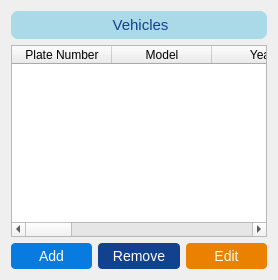
      <widget class="QWidget" name="vehiclePage">
       <layout class="QGridLayout" name="gridLayout_6">
        <item row="1" column="0" colspan="3">
         <widget class="QTableWidget" name="busesTableWidget">
          <column>
           <property name="text">
            <string>Plate Number</string>
           </property>
          </column>
          <column>
           <property name="text">
            <string>Model</string>
           </property>
          </column>
          <column>
           <property name="text">
            <string>Year</string>
           </property>
          </column>
          <column>
           <property name="text">
            <string>Mileage</string>
           </property>
          </column>
          <column>
           <property name="text">
            <string>Company</string>
           </property>
          </column>
          <column>
           <property name="text">
            <string>RentalCost</string>
           </property>
          </column>
          <column>
           <property name="text">
            <string>Consumption</string>
           </property>
          </column>
          <column>
           <property name="text">
            <string>Seats</string>
           </property>
          </column>
          <column>
           <property name="text">
            <string>Status</string>
           </property>
          </column>
          <column>
           <property name="text">
            <string>Contract Date</string>
           </property>
          </column>
         </widget>
        </item>
        <item row="2" column="0">
         <widget class="QPushButton" name="Add_Buses_Button">
          <property name="styleSheet">
           <string notr="true">QPushButton{
color:#fff;
border: 0px;
font-size: 14px;
padding: 5px;
background-color: rgb(8, 123, 225);
border-radius: 4px;
}

QPushButton:hover{
background-color: rgb(47, 142, 228);
}</string>
          </property>
          <property name="text">
           <string>Add</string>
          </property>
         </widget>
        </item>
        <item row="2" column="2">
         <widget class="QPushButton" name="editVehicleBtn">
          <property name="styleSheet">
           <string notr="true">QPushButton{
color:#fff;
border: 0px;
font-size: 14px;
padding: 5px;
background-color:rgb(234, 129, 0);
border-radius: 4px;
}

QPushButton:hover{
background-color:rgb(240, 168, 0);
}</string>
          </property>
          <property name="text">
           <string>Edit</string>
          </property>
         </widget>
        </item>
        <item row="2" column="1">
         <widget class="QPushButton" name="removeBusBtn">
          <property name="styleSheet">
           <string notr="true">QPushButton{
color:#fff;
border: 0px;
font-size: 14px;
padding: 5px;
background-color: rgb(18, 65, 141);
border-radius: 4px;
}

QPushButton:hover{
background-color: rgb(47, 142, 228);
}</string>
          </property>
          <property name="text">
           <string>Remove</string>
          </property>
         </widget>
        </item>
        <item row="0" column="0" colspan="3">
         <widget class="QLabel" name="label_4">
          <property name="styleSheet">
           <string notr="true">background-color:rgb(170, 217, 231);
padding: 5px;
border-radius: 7px;</string>
          </property>
          <property name="text">
           <string>&lt;html&gt;&lt;head/&gt;&lt;body&gt;&lt;p align=&quot;center&quot;&gt;&lt;span style=&quot; font-size:11pt; color:#12418d;&quot;&gt;Vehicles&lt;/span&gt;&lt;/p&gt;&lt;/body&gt;&lt;/html&gt;</string>
          </property>
         </widget>
        </item>
       </layout>
      </widget>
